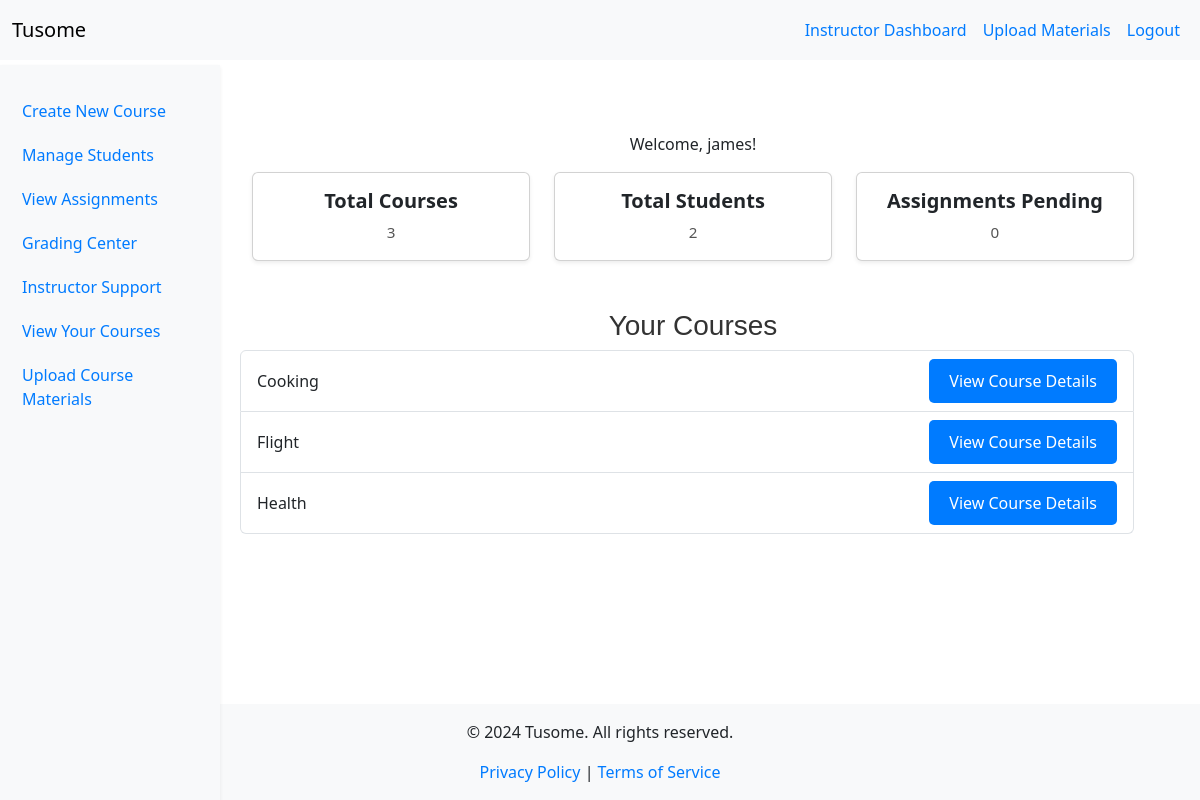
The app's page /instructor_dashboard (signed in) with its own data.
### models.py (models this page shows, shortened)
class User(UserMixin, db.Model):
    id = db.Column(db.Integer, primary_key=True)
    username = db.Column(db.String(150), unique=True, nullable=False)
    password = db.Column(db.String(150), nullable=False)
    role = db.Column(db.Enum(RoleEnum), nullable=False)  # Using Enum for roles
    instructor = db.relationship('Instructor', back_populates='user', uselist=False)
    student = db.relationship('Student', back_populates='user', uselist=False)

class Course(db.Model):
    id = db.Column(db.Integer, primary_key=True)
    title = db.Column(db.String(200), nullable=False)
    description = db.Column(db.Text, nullable=False)
    is_featured = db.Column(db.Boolean, default=False)
    instructor_id = db.Column(db.Integer, db.ForeignKey('instructor.id'), nullable=False)
    instructor = db.relationship('Instructor', back_populates='courses')
    lessons = db.relationship('Lesson', back_populates='course', lazy=True)
    quizzes = db.relationship('Quiz', back_populates='course', lazy=True)
    materials = db.relationship('CourseMaterial', back_populates='course', lazy=True)
    enrollments = db.relationship('Enrollment', back_populates='course', lazy=True)
    submissions = db.relationship('Submission', back_populates='course', lazy=True)

### app.py (the view)
@app.route('/instructor_dashboard')
@role_required(RoleEnum.INSTRUCTOR)
def instructor_dashboard():
    instructor = current_user.instructor  # This should now work correctly
    total_courses = Course.query.filter_by(instructor_id=instructor.id).count()
    total_students = Student.query.join(Enrollment).join(Course).filter(Course.instructor_id == instructor.id).distinct().count()
    pending_assignments = Quiz.query.filter_by(status='pending').count()
    courses = instructor.courses  # Fetch all courses associated with the instructor
    return render_template('instructor_dashboard.html',
                           total_courses=total_courses,
                           total_students=total_students,
                           pending_assignments=pending_assignments,
                           courses=courses)

### app.py (called while the page is built)
@app.context_processor
def inject_current_year():
    return {'current_year': datetime.utcnow().year}

@login_manager.user_loader
def load_user(user_id):
    return User.query.get(int(user_id))

@app.context_processor
def inject_roleenum():
    return dict(RoleEnum=RoleEnum)

def role_required(role):
    def decorator(f):
        @wraps(f)
        @login_required  # Ensure the user is logged in
        def decorated_function(*args, **kwargs):
            if current_user.role != role:
                flash('Access denied.', 'danger')
                return redirect(url_for('index'))
            return f(*args, **kwargs)
        return decorated_function
    return decorator

### templates/instructor_dashboard.html
{% extends "base.html" %}
{% block content %}
<div class="container-fluid mt-5">
    <div class="row">
        <nav class="col-md-3 col-lg-2 d-md-block bg-light sidebar shadow-sm" style="position: fixed; top: 0; bottom: 0; left: 0;">
            <div class="position-sticky">
                <ul class="nav flex-column mt-4">
                    <li class="nav-item">
                        <a class="nav-link active" href="{{ url_for('create_course') }}">
                            Create New Course
                        </a>
                    </li>
                    <li class="nav-item">
                        <a class="nav-link" href="{{ url_for('manage_students') }}">
                            Manage Students
                        </a>
                    </li>
                    <li class="nav-item">
                        <a class="nav-link" href="{{ url_for('assignment_overview') }}">
                            View Assignments
                        </a>
                    </li>
                    <li class="nav-item">
                        <a class="nav-link" href="{{ url_for('grading') }}">
                            Grading Center
                        </a>
                    </li>
                    <li class="nav-item">
                        <a class="nav-link" href="{{ url_for('instructor_support') }}">
                            Instructor Support
                        </a>
                    </li>
                    <li class="nav-item">
                        <a class="nav-link" href="{{ url_for('view_courses') }}">
                            View Your Courses
                        </a>
                    </li>
                    <li class="nav-item">
                        {% if current_user.role == RoleEnum.INSTRUCTOR %}
                        <a class="nav-link" href="{{ url_for('upload_material') }}">
                            Upload Course Materials
                        </a>
                        {% endif %}
                    </li>
                </ul>
            </div>
        </nav>
        <main class="col-md-9 ms-sm-auto col-lg-10 px-md-4 offset-lg-2" style="margin-left: 220px;">
            <p class="text-center">Welcome, {{ current_user.username }}!</p>
            <div class="row text-center mb-5">
                <div class="col-md-4">
                    <div class="card shadow-sm">
                        <div class="card-body">
                            <h5 class="card-title">Total Courses</h5>
                            <p class="card-text">{{ total_courses }}</p>
                        </div>
                    </div>
                </div>
                <div class="col-md-4">
                    <div class="card shadow-sm">
                        <div class="card-body">
                            <h5 class="card-title">Total Students</h5>
                            <p class="card-text">{{ total_students }}</p>
                        </div>
                    </div>
                </div>
                <div class="col-md-4">
                    <div class="card shadow-sm">
                        <div class="card-body">
                            <h5 class="card-title">Assignments Pending</h5>
                            <p class="card-text">{{ pending_assignments }}</p>
                        </div>
                    </div>
                </div>
            </div>
            <div class="row text-center mb-5">
                <h3>Your Courses</h3>
                <ul class="list-group">
                    {% for course in courses %}
                    <li class="list-group-item d-flex justify-content-between align-items-center">
                        <span>{{ course.title }}</span>
                        <a href="{{ url_for('course_details', course_id=course.id) }}" class="btn btn-primary">View Course Details</a>
                    </li>
                    {% endfor %}
                </ul>
            </div>
        </main>
    </div>
</div>
{% endblock %}

### static/css/style.css (style rules this page uses)
.btn { padding: 10px 20px; border: none; border-radius: 5px; color: white; background-color: #007BFF; text-decoration: none; display: inline-block; transition: background-color 0.3s; }
h1, h2, h3 { color: #333; font-family: 'Arial', sans-serif; }
a { color: #007BFF; text-decoration: none; }
.nav-link { padding: 10px; color: #007BFF; transition: color 0.3s; }
.card-title { font-size: 1.25rem; font-weight: bold; }
.card-text { font-size: 0.95rem; color: #555; }
.btn-primary { background-color: #007BFF; border-color: #007BFF; }
html, body { height: 100%; margin: 0; }
body { display: flex; flex-direction: column; }
.sidebar { width: 220px; height: 100vh; background-color: #f8f9fa; margin-top: 65px; }

### templates/base.html (style rules this page uses)
html, body { height: 100%; margin: 0; }
body { display: flex; flex-direction: column; }

### records on screen
User: username "james"
Course: title "Cooking"
Course: title "Flight"
Course: title "Health"

### other values on screen
{{ total_courses }} "3"
{{ total_students }} "2"
{{ pending_assignments }} "0"
